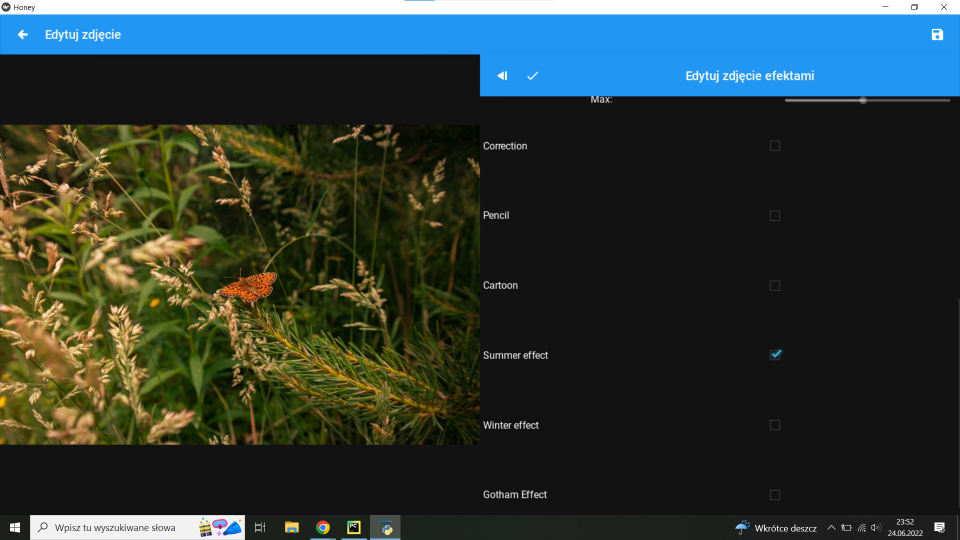
#> input picture Illustrations/edit-photo10.png, 1920 x 1080 px (shown at 1/2 size)
$ python -i filters.py   (imports and definitions only)   (older library calls are emulated)
#> lines starting #> are read from the running program, lines starting #| are printed output that depends on the picture; after the words box and inside, x2 and y2 are one past the last pixel; in counts of white or black regions, pixels touching at a corner belong together
#> further down, picture is the input picture: shape (1080, 1920, 3); mean B, G, R 55, 58.1, 45.9
import cv2
import numpy as np
from scipy.interpolate import UnivariateSpline
"""
This class contains popular filters that mimic ones we can find in
instagram, snapchat, gimp or photoshop apps.

Some of them were described in the book "Opencv 4 With Python Blueprints"
"""


# filter use opencv2 to transform image to grayscale
def filter_to_gray(img):
    return cv2.cvtColor(img, cv2.COLOR_BGR2GRAY)
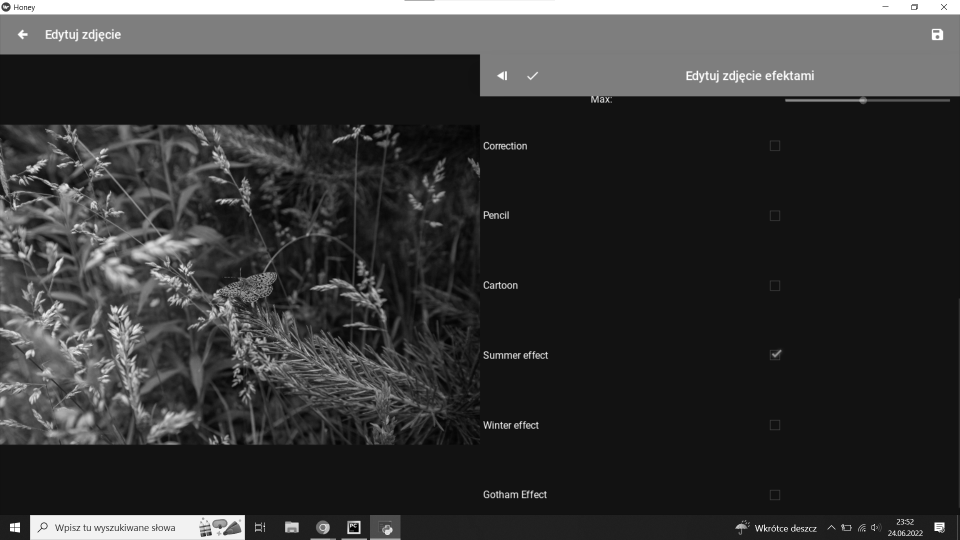
#> returned value: shape (1080, 1920) (shown at 1/2 size); min 0, max 255, mean 54.2


# filter use opencv2 to find borders of object in image
def filter_to_canny(img, lower_threshold=30, upper_threshold=150):
    img = cv2.cvtColor(img, cv2.COLOR_BGR2RGB)
    return cv2.Canny(img, lower_threshold, upper_threshold)

'''
This filter perform automatic color correction to photo
'''
# [36 lines left out: functions filter_gray_word_correction, filter_to_pencil_sketch, brightness, not called in this run]

#this function allow to change drakness of photo
def darkness(img, beta=50):
    return brightness(img, -beta)

#this function invert colours of image
def invert(img):
    return cv2.bitwise_not(img)

#this function transform image to sepia
# [13 lines left out: function filter_sepia, not called in this run]

#this function transform image to cartoon like
def filter_cartoon(img):
    gray = filter_to_gray(img)
    gray = cv2.medianBlur(gray, 5)
    edges = cv2.adaptiveThreshold(gray, 255, cv2.ADAPTIVE_THRESH_MEAN_C, cv2.THRESH_BINARY, 15, 9)
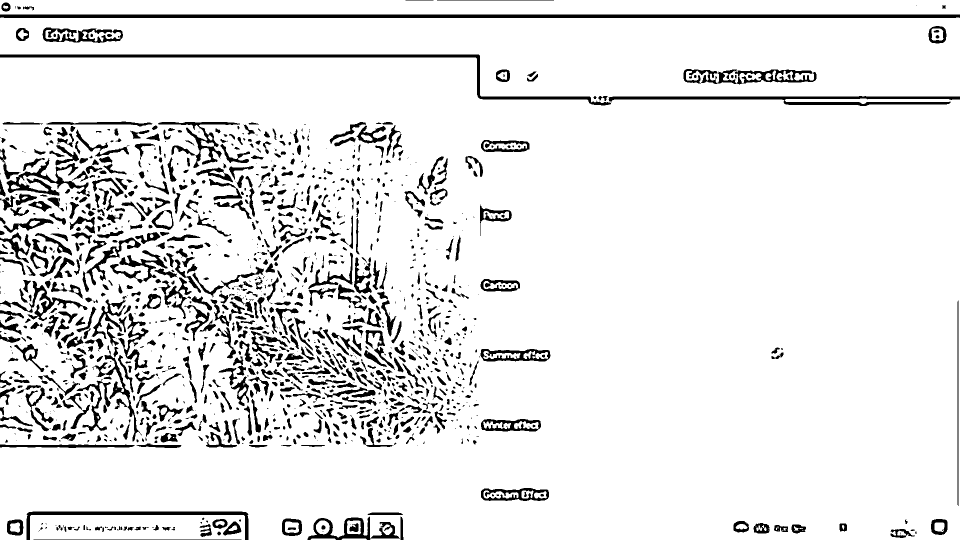
#> edges: shape (1080, 1920) (shown at 1/2 size); 90.5% white; 1420 black regions (529 under 20 px), largest, box (x1, y1, x2, y2) and area: (0, 29, 1920, 36) 13426, (0, 109, 1223, 211) 7825, (1217, 192, 1920, 212) 5730

    colored = cv2.bilateralFilter(img, 9, 250, 250)

    ret, edgeImage = cv2.threshold(edges, 150, 255, cv2.THRESH_BINARY)


    cartoon = cv2.bitwise_and(colored, colored, mask=edgeImage)
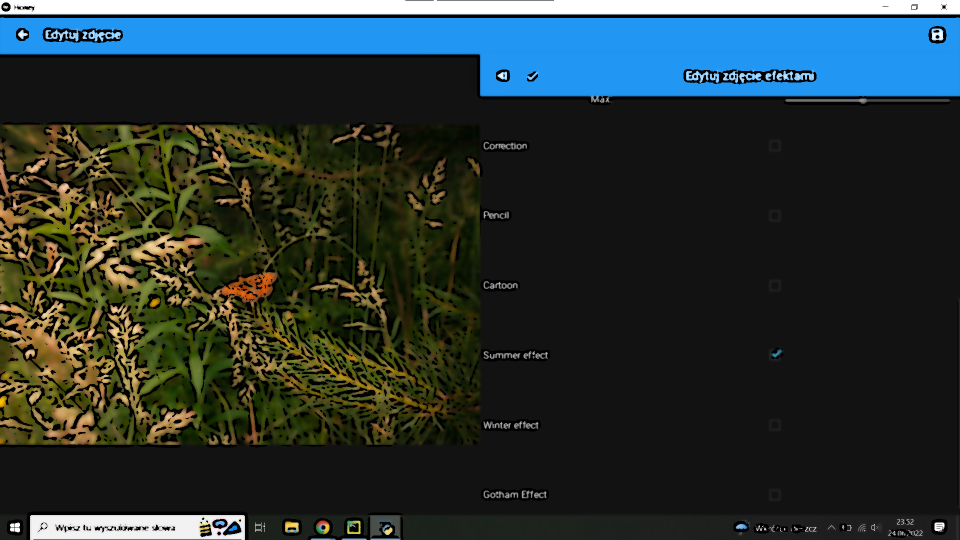
#> cartoon: shape (1080, 1920, 3) (shown at 1/2 size); mean B, G, R 50.3, 51.6, 40.4


    return cartoon

'''
  Value of each pixel is between 0 and 255 inclusive. If we want to to transform
  every single pixel it will need big amount of computation.
  We know that these values are repeating. We can prepare lookup table, so we precompute
  these values and use them for pixel.
'''
def LookupTable(x, y):
  spline = UnivariateSpline(x, y)
  return spline(range(256))

'''
This function apply summer effect on photo
'''
# [10 lines left out: function summer_effect, not called in this run]

'''
This function apply winter effect on photo
'''
# [9 lines left out: function winter_effect, not called in this run]

'''
Gotham filter was used by instagram. It slightly enhanced blue color, by
increasing lower mid values of blue and decreasing upper mid tone blue.
Effect increased contrast of mid tone values of red.
'''
# [10 lines left out: function gotham_filter, not called in this run]

>>> import cv2
>>> picture = cv2.imread('Illustrations/edit-photo10.png')
>>> result = filter_cartoon(picture)
